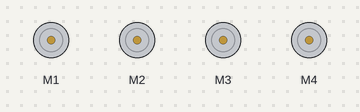
Simulated run of this sketch. Board: Arduino Mega 2560, built with avr-gcc and run on an emulated ATmega2560. Parts: 4 × DC motor (green arrow = forward, orange = backward, longer = faster). What the sketch prints to the serial monitor is not drawn.

Above: at 1.0 s.
At 3.7 s:
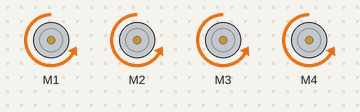
At 5.2 s:
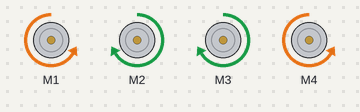
At 6.7 s:
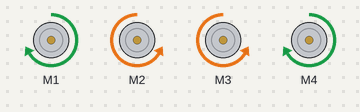
At 11.2 s:
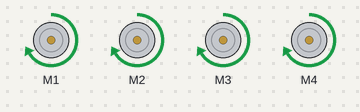
Timing chart, 0 to 11.7 s (numbered marks = the images above):
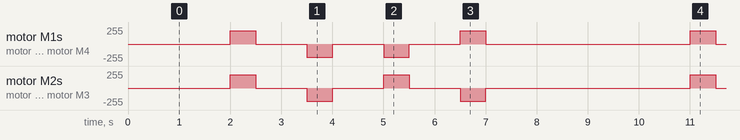

The sketch:

Robo_cart_set.ino
```cpp
#include <AFMotor.h>
#include <IRremote.h>

int RECV_PIN = 23;
AF_DCMotor motor(1);
AF_DCMotor motor2(2);
AF_DCMotor motor3(3);
AF_DCMotor motor4(4);

IRrecv irrecv(RECV_PIN);
decode_results results;


void setup() {
  // put your setup code here, to run once:
Serial.begin(9600);
Serial.println("Motor test!");
  irrecv.enableIRIn();
  motor.setSpeed(200);
  motor2.setSpeed(200);
  motor3.setSpeed(200);
  motor4.setSpeed(200);

  motor.run(RELEASE);
  motor2.run(RELEASE);
  motor3.run(RELEASE);
  motor4.run(RELEASE);
}

void loop() {
  // put your main code here, to run repeatedly:
  delay(2000);
  moveAllForward();
  delay(500);
  AllRelease();
  delay(1000);
  moveAllReverse();
  delay(500);
  AllRelease();
  delay(1000);
  turnStationeryLeft();
  delay(500);
  AllRelease();
  delay(1000);
  turnStationeryRight();
  delay(500);
  AllRelease();
  delay(2000);
}
void moveAllForward() {
  Serial.print("All forward");
  motor.run(FORWARD);
  motor2.run(FORWARD);
  motor3.run(FORWARD);
  motor4.run(FORWARD);
}
void moveAllReverse() {
  Serial.print("All Reverse");
  motor.run(BACKWARD);
  motor2.run(BACKWARD);
  motor3.run(BACKWARD);
  motor4.run(BACKWARD);
}
void AllRelease() {
  Serial.print("All Release");
  motor.run(RELEASE);
  motor2.run(RELEASE);
  motor3.run(RELEASE);
  motor4.run(RELEASE);
}
void turnLeft() {
  Serial.print("Turn Left");
  motor.run(RELEASE);
  motor2.run(FORWARD);
  motor3.run(FORWARD);
  motor4.run(RELEASE);
}
void turnRight() {
  Serial.print("Turn Right");
  motor.run(FORWARD);
  motor2.run(RELEASE);
  motor3.run(RELEASE);
  motor4.run(FORWARD);
}
void turnStationeryLeft() {
  Serial.print("All Stationery Left");
  motor.run(BACKWARD);
  motor2.run(FORWARD);
  motor3.run(FORWARD);
  motor4.run(BACKWARD);
}
void turnStationeryRight() {
  Serial.print("All Stationery Right");
  motor.run(FORWARD);
  motor2.run(BACKWARD);
  motor3.run(BACKWARD);
  motor4.run(FORWARD);
}
```

Measured:
- by itself, motor M1, motor M4: repeats every 9.0 s: 2 × (stopped 1.0 s, backward 200/255 0.50 s), stopped 1.0 s, forward 200/255 0.50 s, stopped 4.0 s, forward 200/255 0.50 s
- by itself, motor M2, motor M3: repeats every 9.0 s: stopped 1.0 s, backward 200/255 0.50 s, stopped 1.0 s, forward 200/255 0.50 s, stopped 1.0 s, backward 200/255 0.50 s, stopped 4.0 s, forward 200/255 0.50 s
